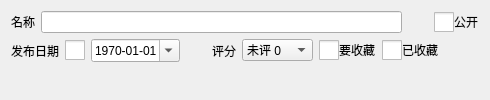
         <widget class="QWidget" name="page_TS">
          <layout class="QVBoxLayout" name="verticalLayout_9">
           <item>
            <layout class="QHBoxLayout" name="hLayout_TS_Name">
             <item>
              <widget class="QLabel" name="label_TS_Name">
               <property name="minimumSize">
                <size>
                 <width>0</width>
                 <height>0</height>
                </size>
               </property>
               <property name="maximumSize">
                <size>
                 <width>16777215</width>
                 <height>16777215</height>
                </size>
               </property>
               <property name="text">
                <string>名称</string>
               </property>
               <property name="alignment">
                <set>Qt::AlignLeading|Qt::AlignLeft|Qt::AlignVCenter</set>
               </property>
              </widget>
             </item>
             <item>
              <widget class="QLineEdit" name="lineEdit_TS_Name">
               <property name="clearButtonEnabled">
                <bool>true</bool>
               </property>
              </widget>
             </item>
             <item>
              <widget class="QPushButton" name="pushButton_TS_NaneOk">
               <property name="enabled">
                <bool>false</bool>
               </property>
               <property name="sizePolicy">
                <sizepolicy hsizetype="Fixed" vsizetype="Fixed">
                 <horstretch>0</horstretch>
                 <verstretch>0</verstretch>
                </sizepolicy>
               </property>
               <property name="minimumSize">
                <size>
                 <width>20</width>
                 <height>20</height>
                </size>
               </property>
               <property name="maximumSize">
                <size>
                 <width>20</width>
                 <height>20</height>
                </size>
               </property>
               <property name="styleSheet">
                <string notr="true">#pushButton_TS_NaneOk
{
  border: 0px;
}</string>
               </property>
               <property name="text">
                <string notr="true"/>
               </property>
               <property name="icon">
                <iconset>
                 <normalon>:/File/img/submit_enable.png</normalon>
                 <disabledon>:/File/img/submit_disable.png</disabledon>
                </iconset>
               </property>
               <property name="iconSize">
                <size>
                 <width>20</width>
                 <height>20</height>
                </size>
               </property>
              </widget>
             </item>
             <item>
              <widget class="QCheckBox" name="checkBox_TS_Display">
               <property name="styleSheet">
                <string notr="true">QCheckBox
{
  spacing: 0px;
}
QCheckBox::indicator
{
  width: 20px;
  height: 20px;
}
QCheckBox::indicator:checked:enabled
{
  image:url(:/File/img/box_check_enable.png);
}
QCheckBox::indicator:unchecked:enabled
{
  image:url(:/File/img/box_uncheck_enable.png);
}
QCheckBox::indicator:unchecked:disabled
{
  image:url(:/File/img/box_uncheck_disable.png);
}</string>
               </property>
               <property name="text">
                <string>公开</string>
               </property>
              </widget>
             </item>
            </layout>
           </item>
           <item>
            <layout class="QHBoxLayout" name="hLayout_TS_Collect">
             <item>
              <widget class="QLabel" name="label_TS_ReleaseDate">
               <property name="text">
                <string>发布日期</string>
               </property>
              </widget>
             </item>
             <item>
              <widget class="QCheckBox" name="checkBox_TS_ReleaseDateEnable">
               <property name="sizePolicy">
                <sizepolicy hsizetype="Fixed" vsizetype="Fixed">
                 <horstretch>0</horstretch>
                 <verstretch>0</verstretch>
                </sizepolicy>
               </property>
               <property name="minimumSize">
                <size>
                 <width>20</width>
                 <height>20</height>
                </size>
               </property>
               <property name="maximumSize">
                <size>
                 <width>20</width>
                 <height>20</height>
                </size>
               </property>
               <property name="styleSheet">
                <string notr="true">QCheckBox
{
  spacing: 0px;
}
QCheckBox::indicator
{
  width: 20px;
  height: 20px;
}
QCheckBox::indicator:checked:enabled
{
  image:url(:/File/img/box_check_enable.png);
}
QCheckBox::indicator:unchecked:enabled
{
  image:url(:/File/img/box_uncheck_enable.png);
}
QCheckBox::indicator:unchecked:disabled
{
  image:url(:/File/img/box_uncheck_disable.png);
}</string>
               </property>
               <property name="text">
                <string/>
               </property>
              </widget>
             </item>
             <item>
              <widget class="QDateEdit" name="dateEdit_TS_ReleaseDate">
               <property name="displayFormat">
                <string notr="true">yyyy-MM-dd</string>
               </property>
               <property name="calendarPopup">
                <bool>true</bool>
               </property>
               <property name="date">
                <date>
                 <year>1970</year>
                 <month>1</month>
                 <day>1</day>
                </date>
               </property>
              </widget>
             </item>
             <item>
              <widget class="QPushButton" name="pushButton_TS_ReleaseDateOk">
               <property name="enabled">
                <bool>false</bool>
               </property>
               <property name="sizePolicy">
                <sizepolicy hsizetype="Fixed" vsizetype="Fixed">
                 <horstretch>0</horstretch>
                 <verstretch>0</verstretch>
                </sizepolicy>
               </property>
               <property name="minimumSize">
                <size>
                 <width>20</width>
                 <height>20</height>
                </size>
               </property>
               <property name="maximumSize">
                <size>
                 <width>20</width>
                 <height>20</height>
                </size>
               </property>
               <property name="styleSheet">
                <string notr="true">#pushButton_TS_ReleaseDateOk
{
  border: 0px;
}</string>
               </property>
               <property name="text">
                <string notr="true"/>
               </property>
               <property name="icon">
                <iconset>
                 <normalon>:/File/img/submit_enable.png</normalon>
                 <disabledon>:/File/img/submit_disable.png</disabledon>
                </iconset>
               </property>
               <property name="iconSize">
                <size>
                 <width>20</width>
                 <height>20</height>
                </size>
               </property>
              </widget>
             </item>
             <item>
              <widget class="QLabel" name="label_TS_Point">
               <property name="text">
                <string>评分</string>
               </property>
              </widget>
             </item>
             <item>
              <widget class="QComboBox" name="comboBox_TS_Point">
               <property name="maxVisibleItems">
                <number>13</number>
               </property>
               <item>
                <property name="text">
                 <string>未评 0</string>
                </property>
               </item>
               <item>
                <property name="text">
                 <string>烂作 1</string>
                </property>
               </item>
               <item>
                <property name="text">
                 <string>不行 2</string>
                </property>
               </item>
               <item>
                <property name="text">
                 <string>极差 3</string>
                </property>
               </item>
               <item>
                <property name="text">
                 <string>很差 4</string>
                </property>
               </item>
               <item>
                <property name="text">
                 <string>略差 5</string>
                </property>
               </item>
               <item>
                <property name="text">
                 <string>及格 6</string>
                </property>
               </item>
               <item>
                <property name="text">
                 <string>海星 7</string>
                </property>
               </item>
               <item>
                <property name="text">
                 <string>一般 8</string>
                </property>
               </item>
               <item>
                <property name="text">
                 <string>很好 9</string>
                </property>
               </item>
               <item>
                <property name="text">
                 <string>完美 10</string>
                </property>
               </item>
               <item>
                <property name="text">
                 <string>极好 11</string>
                </property>
               </item>
               <item>
                <property name="text">
                 <string>神作 12</string>
                </property>
               </item>
              </widget>
             </item>
             <item>
              <widget class="QCheckBox" name="checkBox_TS_CollectIt">
               <property name="styleSheet">
                <string notr="true">QCheckBox
{
  spacing: 0px;
}
QCheckBox::indicator
{
  width: 20px;
  height: 20px;
}
QCheckBox::indicator:checked:enabled
{
  image:url(:/File/img/box_check_enable.png);
}
QCheckBox::indicator:unchecked:enabled
{
  image:url(:/File/img/box_uncheck_enable.png);
}
QCheckBox::indicator:unchecked:disabled
{
  image:url(:/File/img/box_uncheck_disable.png);
}</string>
               </property>
               <property name="text">
                <string>要收藏</string>
               </property>
              </widget>
             </item>
             <item>
              <widget class="QCheckBox" name="checkBox_TS_CollectOk">
               <property name="styleSheet">
                <string notr="true">QCheckBox
{
  spacing: 0px;
}
QCheckBox::indicator
{
  width: 20px;
  height: 20px;
}
QCheckBox::indicator:checked:enabled
{
  image:url(:/File/img/box_check_enable.png);
}
QCheckBox::indicator:unchecked:enabled
{
  image:url(:/File/img/box_uncheck_enable.png);
}
QCheckBox::indicator:unchecked:disabled
{
  image:url(:/File/img/box_uncheck_disable.png);
}</string>
               </property>
               <property name="text">
                <string>已收藏</string>
               </property>
              </widget>
             </item>
             <item>
              <spacer name="hSpacer_TS_Collect">
               <property name="orientation">
                <enum>Qt::Horizontal</enum>
               </property>
               <property name="sizeHint" stdset="0">
                <size>
                 <width>40</width>
                 <height>20</height>
                </size>
               </property>
              </spacer>
             </item>
            </layout>
           </item>
           <item>
            <spacer name="vSpacer_TS">
             <property name="orientation">
              <enum>Qt::Vertical</enum>
             </property>
             <property name="sizeHint" stdset="0">
              <size>
               <width>20</width>
               <height>7</height>
              </size>
             </property>
            </spacer>
           </item>
          </layout>
         </widget>
